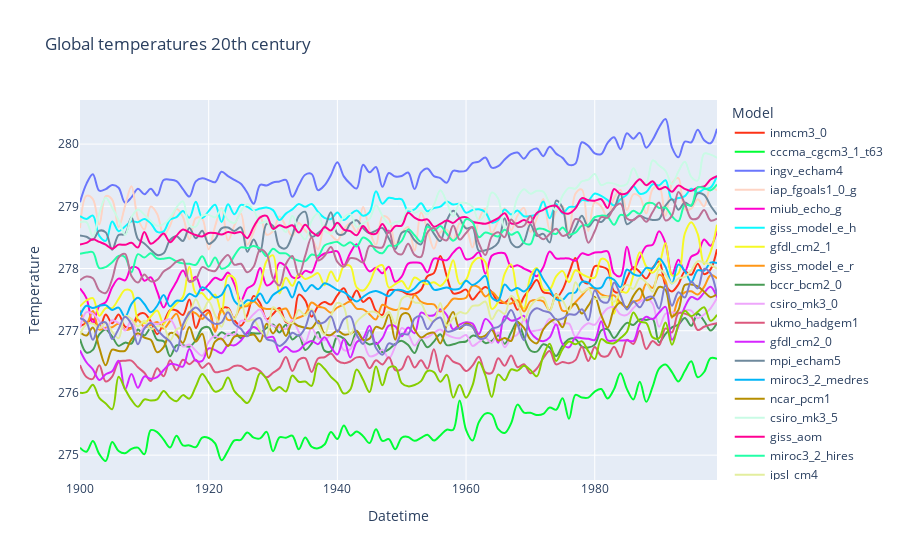

Notebook cell for this chart:
### Code cell
fig = px.line(df_dataset_1, x='Datetime', y='Temperature', color='Model',
              title='Global temperatures 20th century', render_mode='svg',
              line_shape='spline',
              color_discrete_sequence=px.colors.qualitative.Light24,)
fig.update_layout(height=1000)
fig.show()
